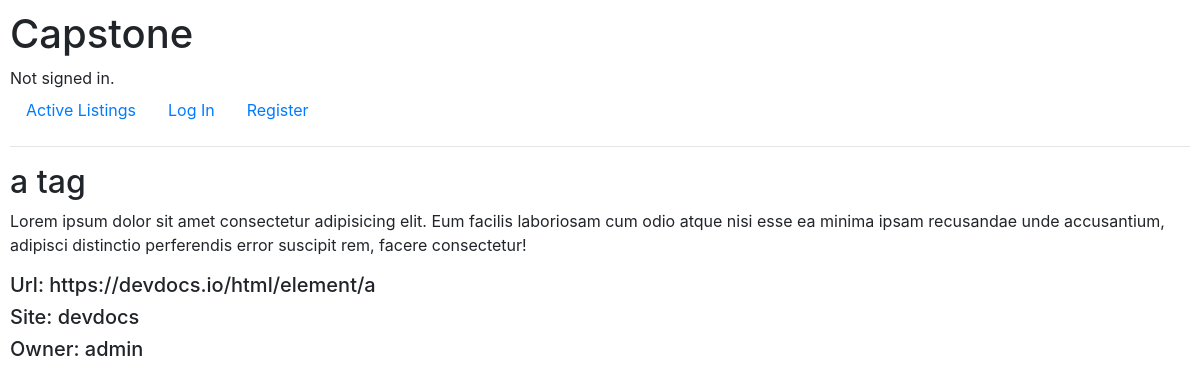
/input/1, run on the app's committed database.
### capstone/models.py (models this page shows, shortened)
class Input(models.Model):
    title = models.CharField(max_length=30)
    content = models.CharField(max_length=6000)
    url = models.CharField(max_length=60)
    sites = models.CharField(max_length=30)
    owner = models.ForeignKey(User, on_delete=models.CASCADE, blank=True, null=True, related_name="user")
    category = models.ForeignKey(Category, on_delete=models.CASCADE, blank=True, null=True, related_name="category")
    isActive = models.BooleanField(default=True)
    bookmark = models.ManyToManyField(User, blank=True, null=True, related_name="inputBookmark")

class User(AbstractUser):
    pass

### capstone/views.py (the view)
# urls.py: path("input/<int:id>", views.input, name="input"),
def input(request, id):
    inputData = Input.objects.get(pk=id)
    isInputInBookmark = request.user in inputData.bookmark.all()
    return render(request, "capstone/input.html", {
        "input": inputData,
        "isInputInBookmark": isInputInBookmark
    })

### capstone/templates/capstone/input.html (shortened to what this page needs)
{% extends "capstone/layout.html" %}
{% block body %}
    <h2>{{ input.title }}</h2>
    <p>{{ input.content }}</p>
    <h5>Url: {{ input.url }}</h5>
    <h5>Site: {{ input.sites }}</h5>
    <h5>Owner: {{ input.owner }}</h5>
{% endblock %}

### capstone/templates/capstone/layout.html (shortened to what this page needs)
{% load static %}
<!DOCTYPE html>
<html lang="en">
    <head>
        <link rel="stylesheet" href="https://stackpath.bootstrapcdn.com/bootstrap/4.4.1/css/bootstrap.min.css">
        <link href="{% static 'capstone/styles.css' %}" rel="stylesheet">
    </head>
    <body>
        <h1>Capstone</h1>
        <div>
            {% if user.is_authenticated %}
                Signed in as <strong>{{ user.username }}</strong>.
            {% else %}
                Not signed in.
            {% endif %}
        </div>
        <ul class="nav">
            <li class="nav-item">
                <a class="nav-link" href="{% url 'index' %}">Active Listings</a>
            </li>
            {% if user.is_authenticated %}
                <li class="nav-item">
                    <a class="nav-link" href="{% url 'create' %}">Create Input</a>
                </li>
                <li class="nav-item">
                    <a class="nav-link" href="{% url 'logout' %}">Log Out</a>
                </li>
            {% else %}
                <li class="nav-item">
                    <a class="nav-link" href="{% url 'login' %}">Log In</a>
                </li>
                <li class="nav-item">
                    <a class="nav-link" href="{% url 'register' %}">Register</a>
                </li>
            {% endif %}
        </ul>
        <hr>
        {% block body %}
        {% endblock %}
    </body>
</html>

### capstone/static/capstone/styles.css (style rules this page uses)
body { padding: 10px; }

### data on the page
Input: title "a tag", content "Lorem ipsum dolor sit amet consectetur adipisicing elit. Eum facilis laboriosam cum odio atque nisi esse ea minima ipsam recusandae unde accusantium, adipisci distinctio perferendis error suscipit rem, facere consectetur!", url "https://devdocs.io/html/element/a", sites "devdocs", owner "admin"
